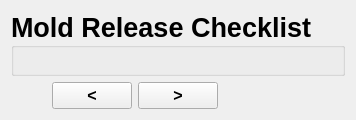
              <widget class="QWidget" name="page_15">
               <layout class="QGridLayout" name="gridLayout_18" rowstretch="1,0">
                <item row="0" column="0">
                 <widget class="QGroupBox" name="MoldRelease">
                  <property name="font">
                   <font>
                    <family>Arial</family>
                    <pointsize>20</pointsize>
                    <weight>75</weight>
                    <bold>true</bold>
                   </font>
                  </property>
                  <property name="title">
                   <string>Mold Release Checklist</string>
                  </property>
                 </widget>
                </item>
                <item row="1" column="0">
                 <layout class="QHBoxLayout" name="horizontalLayout_7">
                  <item alignment="Qt::AlignRight">
                   <widget class="QPushButton" name="previousButton_2">
                    <property name="sizePolicy">
                     <sizepolicy hsizetype="Maximum" vsizetype="Maximum">
                      <horstretch>0</horstretch>
                      <verstretch>0</verstretch>
                     </sizepolicy>
                    </property>
                    <property name="font">
                     <font>
                      <family>Arial</family>
                      <pointsize>12</pointsize>
                      <weight>75</weight>
                      <bold>true</bold>
                     </font>
                    </property>
                    <property name="text">
                     <string>&lt;</string>
                    </property>
                   </widget>
                  </item>
                  <item alignment="Qt::AlignLeft">
                   <widget class="QPushButton" name="nextButton_2">
                    <property name="sizePolicy">
                     <sizepolicy hsizetype="Maximum" vsizetype="Maximum">
                      <horstretch>0</horstretch>
                      <verstretch>0</verstretch>
                     </sizepolicy>
                    </property>
                    <property name="font">
                     <font>
                      <family>Arial</family>
                      <pointsize>12</pointsize>
                      <weight>75</weight>
                      <bold>true</bold>
                     </font>
                    </property>
                    <property name="text">
                     <string>&gt;</string>
                    </property>
                   </widget>
                  </item>
                  <item>
                   <spacer name="horizontalSpacer">
                    <property name="orientation">
                     <enum>Qt::Horizontal</enum>
                    </property>
                    <property name="sizeType">
                     <enum>QSizePolicy::Preferred</enum>
                    </property>
                    <property name="sizeHint" stdset="0">
                     <size>
                      <width>86</width>
                      <height>20</height>
                     </size>
                    </property>
                   </spacer>
                  </item>
                 </layout>
                </item>
               </layout>
              </widget>
